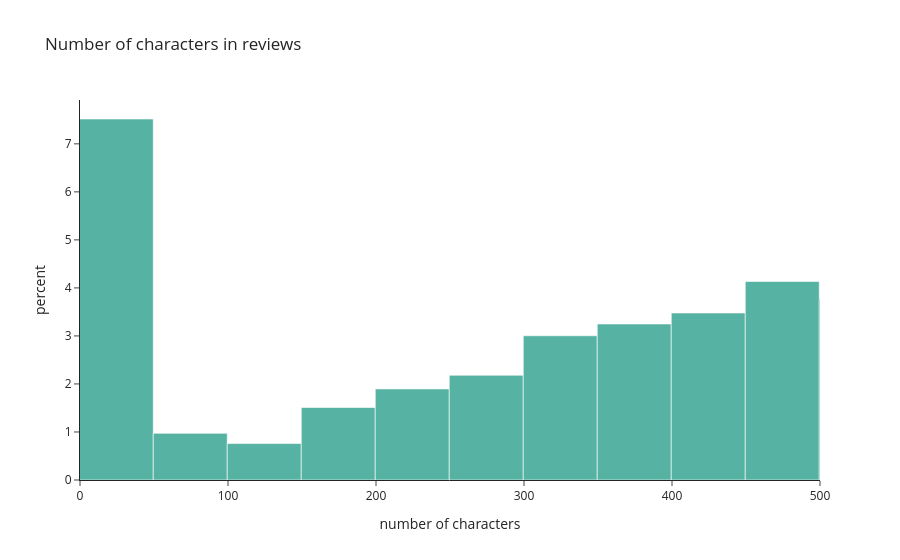

Notebook cell for this chart:
### Code cell
# レビューの文字数の分布を可視化. おおよそ 5 % のレビューが 20 文字以下あることがわかる。
fig = px.histogram(df,
                   x='reviews_len',
                   nbins=250,
                   range_x=[0, 500],
                   histnorm='percent',
                   labels={'reviews_len': 'number of characters', 'percent': 'share of reviews, %'},
                   title='Number of characters in reviews')

fig.update_traces(marker_color=colormap[6], opacity=0.9)
fig

### Figure 1 — Plotly figure (JSON) as saved in the notebook; plotly's stock layout.template omitted (floating-point values rounded to 4 significant figures; data arrays with more than 128 entries replaced by an {"elided": "..."} marker saying what was removed)
{"data": [{"bingroup": "x", "histnorm": "percent", "hovertemplate": "number of characters=%{x}<br>percent=%{y}<extra></extra>", "legendgroup": "", "marker": {"color": "rgb(68, 170, 153)", "pattern": {"shape": ""}}, "name": "", "nbinsx": 250, "opacity": 0.9, "orientation": "v", "showlegend": false, "type": "histogram", "x": {"elided": "12651 int values"}, "xaxis": "x", "yaxis": "y"}], "layout": {"barmode": "relative", "legend": {"tracegroupgap": 0}, "title": {"text": "Number of characters in reviews"}, "xaxis": {"anchor": "y", "domain": [0, 1], "range": [0, 500], "title": {"text": "number of characters"}}, "yaxis": {"anchor": "x", "domain": [0, 1], "title": {"text": "percent"}}}}
